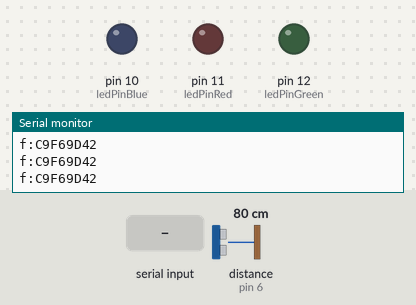
This sketch was run on a simulated Arduino Uno, built with avr-gcc and run on an emulated ATmega328P. Parts: output pins drawn as LEDs (lit = HIGH), the last lines printed to the serial monitor. Wiring (inferred from the names in the program): ultrasonic range finder: trigger pin 5; echo pin 6. Inputs (shaded band) come from the test bench; at power-on: distance to the obstacle (sensor on pin 6) 80 cm. The echo pulse lasts 58.3 µs per cm; pins used as bus, display or sensor lines are not drawn.

Above: at 1.2 s.
1.3 s: byte 1 (1) received over Serial
At 2.4 s:
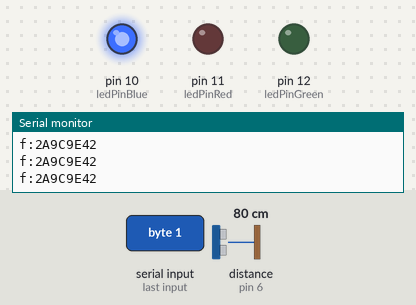
2.8 s: byte 2 (2) received over Serial
At 3.6 s:
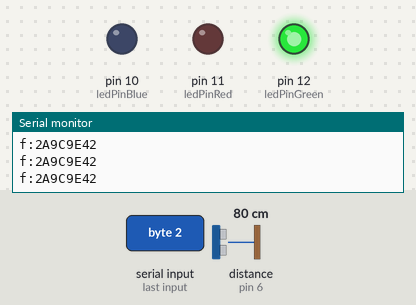
4.4 s: byte 3 (3) received over Serial
At 4.8 s:
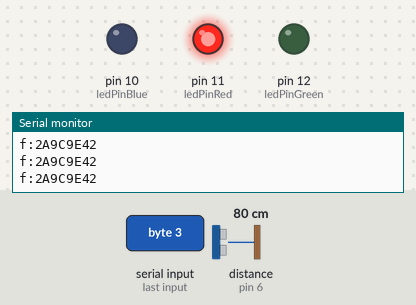
Timing chart, 0 to 7.4 s (numbered marks = the images above; inputs shaded):
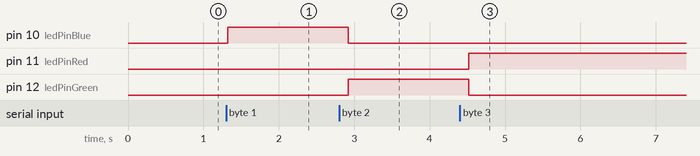

Measured:
- after the input at 1.3 s, pin 10 (ledPinBlue): LOW → HIGH at once
- after the input at 2.8 s, pin 10 (ledPinBlue): HIGH → LOW after 0.12 s; pin 12 (ledPinGreen): LOW → HIGH after 0.12 s
- after the input at 4.4 s, pin 11 (ledPinRed): LOW → HIGH after 0.12 s; pin 12 (ledPinGreen): HIGH → LOW after 0.12 s

The sketch:

blink.ino
```cpp
/*
Hunter Phillips -- 08/30/2017
Matlab com with arduino blinking LED
*/

int ledPinBlue = 10;
int ledPinRed = 11;
int ledPinGreen = 12;
const int trigPin = 5;
const int echoPin = 6;
int matlabData;
float f=-5.125345345;
long duration;
float distance;
void setup()
{
  pinMode(ledPinRed,OUTPUT);
  pinMode(ledPinGreen,OUTPUT);
  pinMode(ledPinBlue,OUTPUT);
  pinMode(trigPin, OUTPUT); // Sets the trigPin as an Output
  pinMode(echoPin, INPUT); // Sets the echoPin as an Input
  Serial.begin(600);
}

void loop()
{
   digitalWrite(trigPin, LOW);
   delayMicroseconds(2);
   // Sets the trigPin on HIGH state for 10 micro seconds
   digitalWrite(trigPin, HIGH);
   delayMicroseconds(10);
   digitalWrite(trigPin, LOW);
   // Reads the echoPin, returns the sound wave travel time in microseconds
   duration = pulseIn(echoPin, HIGH);
   // Calculating the distance
   distance= duration*0.034/2;

   serialFloatPrint(distance);
   Serial.println();

   if(Serial.available()>0) // if there is data to read
   {
    matlabData=Serial.read(); // read data

    switch(matlabData) {
      case 1: {
        digitalWrite(ledPinBlue,HIGH);
        digitalWrite(ledPinGreen,LOW);
        digitalWrite(ledPinRed,LOW);
        break;
      }
      case 2:{
        digitalWrite(ledPinBlue,LOW);
        digitalWrite(ledPinGreen,HIGH);
        digitalWrite(ledPinRed,LOW);
        break;
      }
      case 3: {
        digitalWrite(ledPinBlue,LOW);
        digitalWrite(ledPinGreen,LOW);
        digitalWrite(ledPinRed,HIGH);
      }
    }

    /*
    if(matlabData==1)
      digitalWrite(ledPin,HIGH); // turn light on
    else if(matlabData==2)
      digitalWrite(ledPin,LOW); // turn light off
    */
  }
}

void serialFloatPrint(float f) {
  byte * b = (byte *) &f;
  Serial.print("f:");
  for(int i=0; i<4; i++) {

    byte b1 = (b[i] >> 4) & 0x0f;
    byte b2 = (b[i] & 0x0f);

    char c1 = (b1 < 10) ? ('0' + b1) : 'A' + b1 - 10;
    char c2 = (b2 < 10) ? ('0' + b2) : 'A' + b2 - 10;

    Serial.print(c1);
    Serial.print(c2);
  }
}
```
